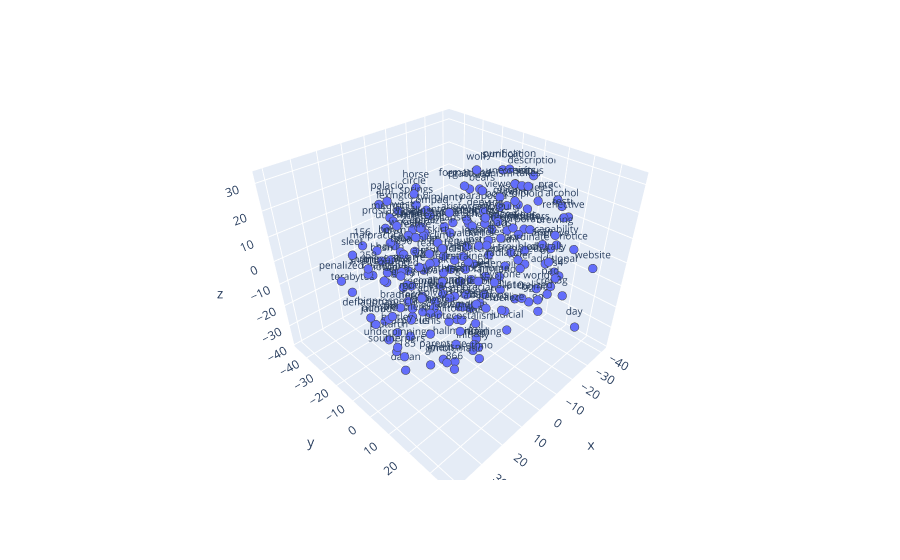

Notebook code for this chart:
### Code cell
x, y, z = np.transpose(tsne_embedding)
fig = px.scatter_3d(x=x[:200],y=y[:200],z=z[:200],text=sample[:200])
fig.update_traces(marker=dict(size=3,line=dict(width=2)),textfont_size=10)
fig.show()

### Figure 1 — Plotly figure (JSON) as saved in the notebook; plotly's stock layout.template omitted (floating-point values rounded to 4 significant figures; data arrays with more than 128 entries replaced by an {"elided": "..."} marker saying what was removed)
{"data": [{"hovertemplate": "x=%{x}<br>y=%{y}<br>z=%{z}<br>text=%{text}<extra></extra>", "legendgroup": "", "marker": {"color": "#636efa", "line": {"width": 2}, "size": 3, "symbol": "circle"}, "mode": "markers+text", "name": "", "scene": "scene", "showlegend": false, "text": {"elided": "200 str values"}, "textfont": {"size": 10}, "type": "scatter3d", "x": {"elided": "200 float values"}, "y": {"elided": "200 float values"}, "z": {"elided": "200 float values"}}], "layout": {"legend": {"tracegroupgap": 0}, "margin": {"t": 60}, "scene": {"domain": {"x": [0, 1], "y": [0, 1]}, "xaxis": {"title": {"text": "x"}}, "yaxis": {"title": {"text": "y"}}, "zaxis": {"title": {"text": "z"}}}}}
